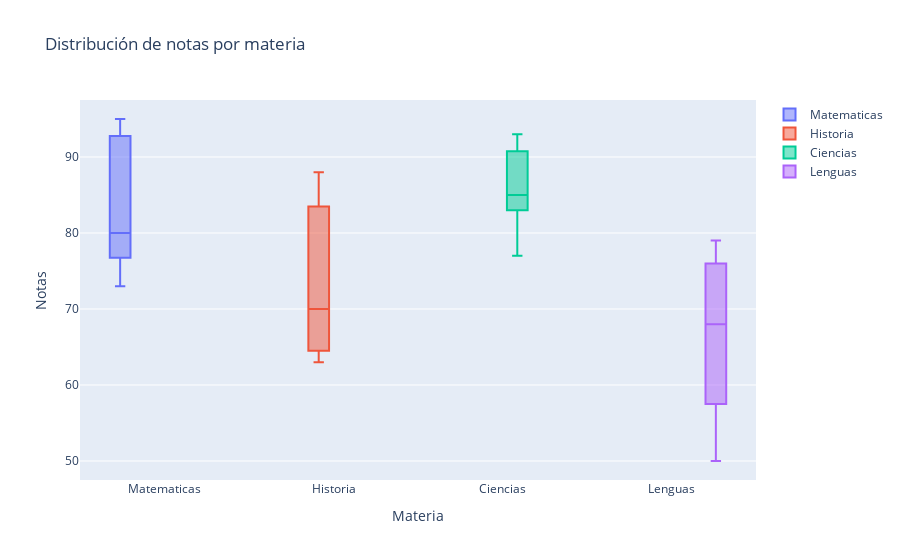

The cell this chart's notebook holds for it:
### Code cell
''' 
Cargar el dataset: Lee el dataset de notas de estudiantes en Python y almacénalo en una estructura de datos adecuada, como un DataFrame de Pandas.

Graficar la distribución de notas con un boxplot: Utiliza Plotly para crear un boxplot que muestre la distribución de notas de los estudiantes. Asegúrate de ajustar los ejes, agregar un título y etiquetas apropiadas para el gráfico.
'''
import plotly.graph_objects as go
import numpy as np
import pandas as pd

#cargar el dataset del archivo data.csv
df = pd.read_csv('/Users/haby/Documents/PROTalent/ProcesamientoDatos/ada_graficas/Grafica2/data.csv')


# traer del df solo nota donde la materia sea matematicas
Matematicas = df[df['materia'] == 'Matemáticas']['nota']
Historia = df[df['materia'] == 'Historia']['nota']
Ciencias = df[df['materia'] == 'Ciencias']['nota']
Lenguas = df[df['materia'] == 'Lenguaje']['nota']

fig = go.Figure()  # Crear una figura vacía

# Añadir el trazado de cajas a la figura
fig.add_trace(go.Box(y=Matematicas, name='Matematicas'))
fig.add_trace(go.Box(y=Historia, name='Historia'))
fig.add_trace(go.Box(y=Ciencias, name='Ciencias'))
fig.add_trace(go.Box(y=Lenguas, name='Lenguas'))

# Actualizar el diseño de la figura
fig.update_layout(
    title='Distribución de notas por materia',
    yaxis=dict(
        title='Notas',
        zeroline=False
    ),
    xaxis=dict(
        title='Materia',
        zeroline=False
    ),
    boxmode='group'  # Agrupar cajas de la misma posición en los ejes
)
fig.show()  # Mostrar la figura

### Figure 1 — Plotly figure (JSON) as saved in the notebook; plotly's stock layout.template omitted (floating-point values rounded to 4 significant figures)
{"data": [{"name": "Matematicas", "type": "box", "y": [80, 95, 78, 73, 92]}, {"name": "Historia", "type": "box", "y": [65, 70, 82, 88, 63]}, {"name": "Ciencias", "type": "box", "y": [90, 85, 93, 77, 85]}, {"name": "Lenguas", "type": "box", "y": [75, 60, 68, 50, 79]}], "layout": {"boxmode": "group", "title": {"text": "Distribución de notas por materia"}, "xaxis": {"title": {"text": "Materia"}, "zeroline": false}, "yaxis": {"title": {"text": "Notas"}, "zeroline": false}}}
